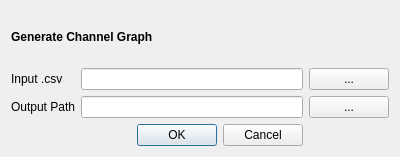
<?xml version="1.0" encoding="UTF-8"?>
<ui version="4.0">
 <class>qRiversDialogBase</class>
 <widget class="QDialog" name="qRiversDialogBase">
  <property name="geometry">
   <rect>
    <x>0</x>
    <y>0</y>
    <width>400</width>
    <height>157</height>
   </rect>
  </property>
  <property name="windowTitle">
   <string>qRivers</string>
  </property>
  <layout class="QGridLayout" name="gridLayout">
   <item row="2" column="1">
    <widget class="QLineEdit" name="InputFile"/>
   </item>
   <item row="3" column="0">
    <widget class="QLabel" name="label_2">
     <property name="text">
      <string>Output Path</string>
     </property>
    </widget>
   </item>
   <item row="5" column="1">
    <widget class="QDialogButtonBox" name="button_box">
     <property name="orientation">
      <enum>Qt::Horizontal</enum>
     </property>
     <property name="standardButtons">
      <set>QDialogButtonBox::Cancel|QDialogButtonBox::Ok</set>
     </property>
    </widget>
   </item>
   <item row="2" column="0">
    <widget class="QLabel" name="label">
     <property name="text">
      <string>Input .csv</string>
     </property>
    </widget>
   </item>
   <item row="0" column="0" colspan="2">
    <widget class="QLabel" name="label_3">
     <property name="font">
      <font>
       <weight>75</weight>
       <bold>true</bold>
      </font>
     </property>
     <property name="text">
      <string>Generate Channel Graph</string>
     </property>
    </widget>
   </item>
   <item row="3" column="1">
    <widget class="QLineEdit" name="OutputFile"/>
   </item>
   <item row="3" column="2">
    <widget class="QPushButton" name="Browse">
     <property name="text">
      <string>...</string>
     </property>
    </widget>
   </item>
   <item row="2" column="2">
    <widget class="QPushButton" name="csvBrowse">
     <property name="text">
      <string>...</string>
     </property>
    </widget>
   </item>
  </layout>
 </widget>
 <resources/>
 <connections>
  <connection>
   <sender>button_box</sender>
   <signal>accepted()</signal>
   <receiver>qRiversDialogBase</receiver>
   <slot>accept()</slot>
   <hints>
    <hint type="sourcelabel">
     <x>20</x>
     <y>20</y>
    </hint>
    <hint type="destinationlabel">
     <x>20</x>
     <y>20</y>
    </hint>
   </hints>
  </connection>
  <connection>
   <sender>button_box</sender>
   <signal>rejected()</signal>
   <receiver>qRiversDialogBase</receiver>
   <slot>reject()</slot>
   <hints>
    <hint type="sourcelabel">
     <x>20</x>
     <y>20</y>
    </hint>
    <hint type="destinationlabel">
     <x>20</x>
     <y>20</y>
    </hint>
   </hints>
  </connection>
 </connections>
</ui>
